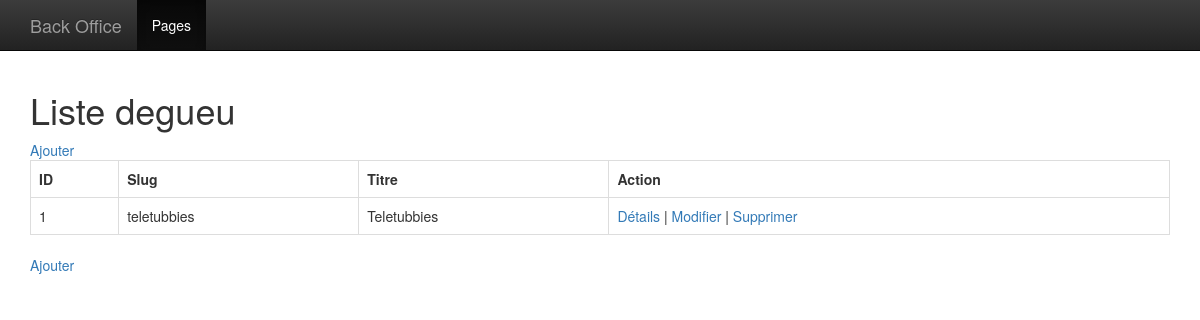
Page /admin/index.php on the earlier database version.
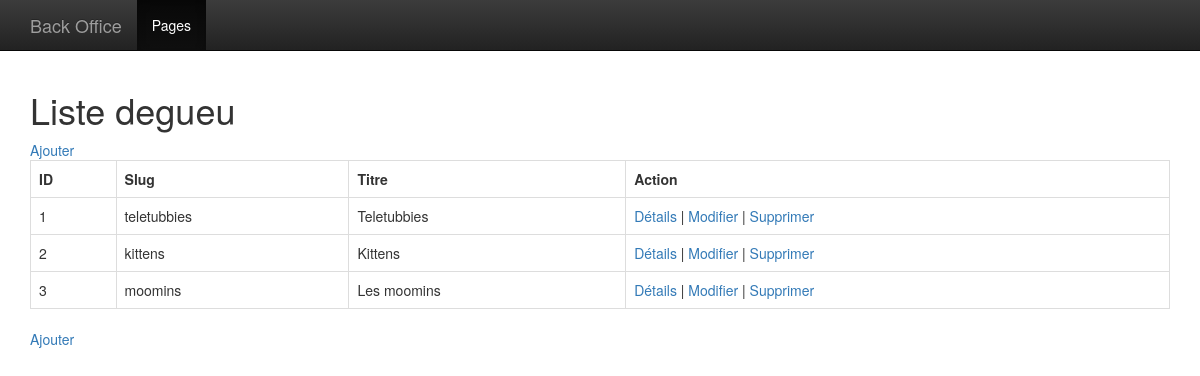
Same page on the later database version.
### tables this page shows
CREATE TABLE `page` (
  `id` int(11) NOT NULL,
  `slug` varchar(100) NOT NULL,
  `h1` varchar(100) NOT NULL,
  `body` text NOT NULL,
  `title` varchar(100) NOT NULL,
  `img` varchar(200) NOT NULL,
  `span_text` varchar(200) NOT NULL,
  `span_class` varchar(100) NOT NULL
);

### Controller/PageController.php (called while the page is built, shortened)
<?php
class PageController
{
    public function __construct(\PDO $PDO){
        $this->repository = new PageRepository($PDO);
    }
    public function listeAction()
    {
        $data = $this->repository->findAll();
        require "View/admin/pageListe.php";
    }
}

### Model/PageRepository.php (called while the page is built, shortened)
<?php
class PageRepository
{
    private $PDO;
    public function __construct(\PDO $PDO){
        $this->PDO = $PDO;
    }
    public function findAll()
    {
        $sql = "SELECT
                    `id`,
                    `slug`,
                    `title`
                FROM
                    `page`
                ";
        $stmt = $this->PDO->prepare($sql);
        $stmt->execute();
        return $stmt->fetchAll(\PDO::FETCH_OBJ);
    }
}

### View/admin/pageListe.php (the view, shortened to what this page needs)
<!DOCTYPE html>
<html lang="en">
<head>
    <link href="../bootstrap/css/bootstrap.css" rel="stylesheet">
    <link href="../bootstrap/css/" rel="stylesheet">
    <link href="../bootstrap/css/bootstrap-theme.min.css" rel="stylesheet">
</head>
<body role="document">
<nav class="navbar navbar-inverse navbar-fixed-top">
    <div class="container">
        <div class="navbar-header">
            <a class="navbar-brand" href="">Back Office</a>
        </div>
        <div id="navbar" class="navbar-collapse collapse">
            <ul class="nav navbar-nav">
                <li class="active"><a href="index.php">Pages</a></li>
            </ul>
        </div>
    </div>
</nav>
<div class="container theme-showcase" role="main">
    <h1>Liste degueu</h1>
    <a href="?a=ajouter">Ajouter</a>
    <table class="table-bordered table-responsive table">
        <tr>
            <th>ID</th>
            <th>Slug</th>
            <th>Titre</th>
            <th>Action</th>
        </tr>
        <?php foreach($data as $page):?>
            <tr>
                <td><?=$page->id?></td>
                <td><?=$page->slug?></td>
                <td><?=$page->title?></td>
                <td>
                    <a href="?a=details&id=<?=$page->id?>">Détails</a> |
                    <a href="?a=modifier&id=<?=$page->id?>">Modifier</a> |
                    <a href="?a=supprimer&id=<?=$page->id?>">Supprimer</a>
                </td>
            </tr>
        <?php endforeach;?>
    </table>
    <a href="?a=ajouter">Ajouter</a>
</div>
</body>
</html>

### admin/index.php (shortened to what this page needs)
<?php
require_once "init.php";
$page = new \Controller\PageController($pdo);
$action = '';
switch($action){
    default:
        $page->listeAction();
        break;
}

### View/admin/pageListe.php (style rules this page uses)
body { padding-top: 70px; }

Differences in the rows shown:
added page: id "2", slug "kittens", title "Kittens"
added page: id "3", slug "moomins", title "Les moomins"
